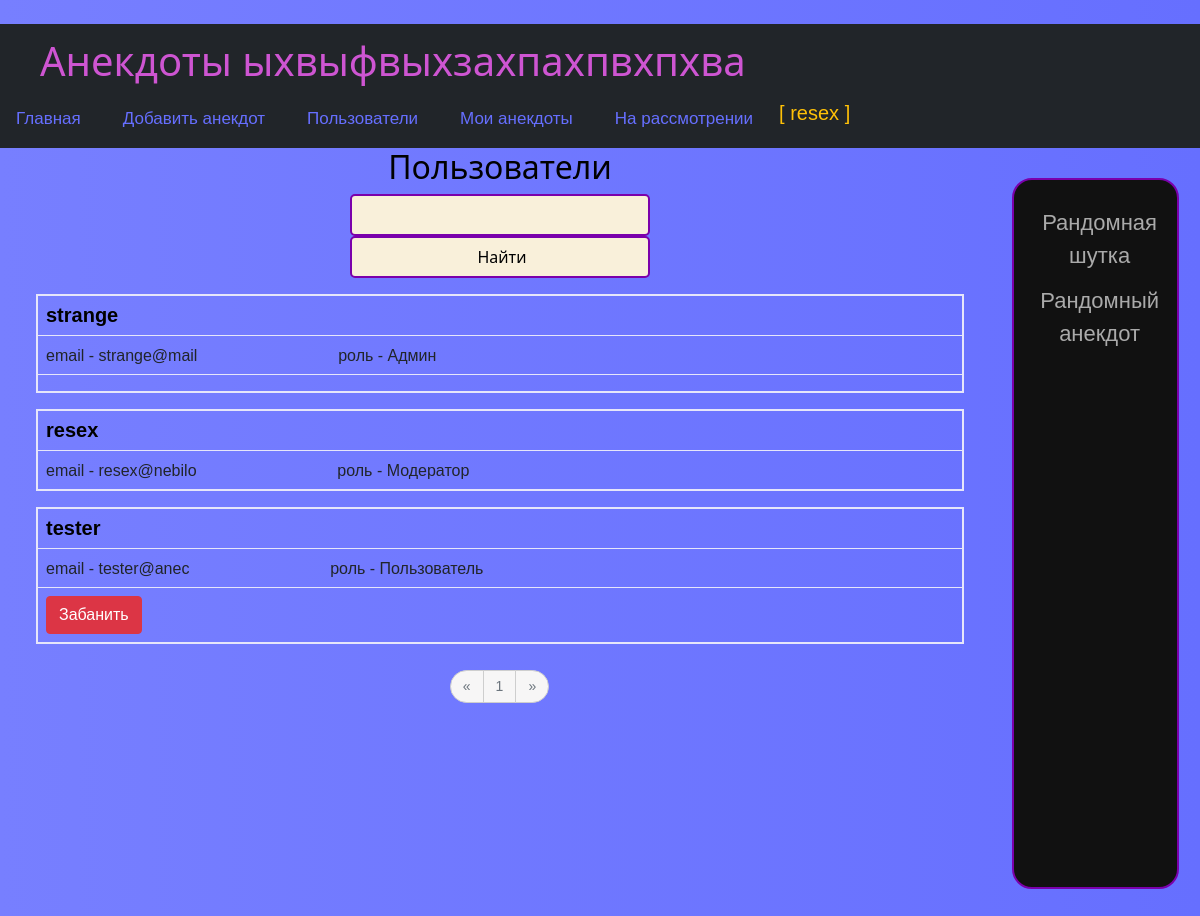
Page /users (signed in) on the committed database.
### data/users.py (models this page shows, shortened)
class User(SqlAlchemyBase, UserMixin, SerializerMixin):
    __tablename__ = 'users'
    id = sqlalchemy.Column(sqlalchemy.Integer, primary_key=True, autoincrement=True)
    nickname = sqlalchemy.Column(sqlalchemy.String, nullable=True)
    email = sqlalchemy.Column(sqlalchemy.String, index=True, unique=True, nullable=True)
    hashed_password = sqlalchemy.Column(sqlalchemy.String, nullable=True)
    rating = sqlalchemy.Column(sqlalchemy.Integer, nullable=True)
    dislikes = sqlalchemy.Column(sqlalchemy.Integer, nullable=True)
    role = sqlalchemy.Column(sqlalchemy.String, nullable=True)
    banned = sqlalchemy.Column(sqlalchemy.Boolean, nullable=True, default=False)
    anecdots = orm.relation("Anecdote", back_populates='user')

### main.py (the view)
@app.route('/users', methods=['GET'])
@app.route('/users/<int:num>', methods=['GET'])
@login_required
def users(num=0):
    name = request.query_string.decode('utf-8')[5:]
    if name:
        users = g.db_sess.query(User).filter(User.nickname.like(f'%{name}%'))
    else:
        users = g.db_sess.query(User)
    count = users.count()
    lenght = count // 5 + (1 if count % 5 else 0)
    if lenght <= 7:
        pages = range(1, lenght + 1)
    else:
        pages = [1]
        pages += [num - 2, num - 1, num, num + 1, num + 2]
        pages += [lenght]
    return render_template("users.html", users=users[num * 5:(num + 1) * 5], current=num, pages=pages, count=lenght,
                           name=name)

### data/db_session.py (called while the page is built)
def create_session() -> Session:
    global __factory
    return __factory()

### main.py (called while the page is built)
@app.before_request
def before_request():
    g.db_sess = db_session.create_session()

@app.teardown_request
def teardown_request(teardown):
    g.db_sess.close()

@login_manager.user_loader
def load_user(user_id):
    return g.db_sess.query(User).get(user_id)

### templates/users.html (shortened to what this page needs)
{% extends "base.html" %}
{% block right %}
<div class="sidenav">
    <a href="/other_jokes">Рандомная шутка</a>
    <a href="/other_anecdotes">Рандомный анекдот</a>
</div>
{% endblock %}
{% block content %}
<h2 align="center" xmlns:border="http://www.w3.org/1999/xhtml" xmlns="http://www.w3.org/1999/html">Пользователи</h2>
<div align="center">
    <form style="width: 300px;">
        <input type="search" name="text">
        <input type="submit" value="Найти">
    </form>
</div>
<div class="container-fluid">
    {% for item in users%}
    <table class="table table-bordered">
        <tr>
            <td><a class="a_link" href="/user/{{ item.id }}" style="font-size:20px; font-weight:bolder;">{{item.nickname}}</a>
            </td>
        </tr>
        <tr>
            <td>
                {% if not current_user.role == 'user' %}
                <a>email - {{item.email}} &emsp;&emsp;&emsp;&emsp;</a>
                <a>&emsp;&emsp;&emsp;&emsp;</a>
                {% endif %}
                {% if item.role == 'moder' %}
                <a>роль - Модератор</a>
                {% elif item.role == 'user' %}
                <a>роль - Пользователь</a>
                {% elif item.role == 'admin' %}
                <a>роль - Админ</a>
                {% endif %}
            </td>
        </tr>
        {% if current_user.is_authenticated and (current_user.role == 'moder' or current_user.role == 'admin') and
        item.id != current_user.id %}
        <td>
            {% if not (item.role == 'admin' or (current_user.role == 'moder' and item.role == 'moder')) %}
            {% if item.banned %}
            <a href="/unban_user/{{ item.id }}" class="btn btn-danger">
                Разбанить
            </a>
            {% else %}
            <a href="/ban_user/{{ item.id }}" class="btn btn-danger">
                Забанить
            </a>
            {% endif %}
            {% endif %}
        </td>
        {% endif %}
    </table>
    {% endfor %}
    <div align="center">
        <ul class="danuas voduv-peksaucub">
            {% if current > 0 %}
            <li><a class="nav-link active" href="/users/{{ current-1 }}?text={{name}}">«</a></li>
            {% else %}
            <li><a class="nav-link disabled" href="/users/{{ current-1 }}?text={{name}}">«</a></li>
            {% endif %}
            {% for i in pages %}
            {% if i == current + 1 %}
            <li><a class="nav-link disabled" href="/users/{{ i-1 }}?text={{name}}">{{ i }}</a></li>
            {% else %}
            <li><a class="nav-link active" href="/users/{{ i-1 }}?text={{name}}">{{ i }}</a></li>
            {% endif %}
            {%endfor %}
            {% if current < count - 1 %}
            <li><a class="nav-link active" href="/users/{{ current+1 }}?text={{name}}">»</a></li>
            {% else %}
            <li><a class="nav-link disabled" href="/users/{{ current+1 }}?text={{name}}">»</a></li>
            {% endif %}
        </ul>
        <br>
    </div>
</div>
{% endblock %}

### templates/base.html (shortened to what this page needs)
﻿<!DOCTYPE html>
<html lang="ru">
<head>
    <link href="https://cdn.jsdelivr.net/npm/bootstrap@5.1.3/dist/css/bootstrap.min.css" rel="stylesheet"
>
    <link rel="stylesheet" type="text/css" href="/static/css/style.css">
    <div class="navbar bg-dark">
        <div class="navbar-brand"><h1>Анекдоты ыхвыфвыхзахпахпвхпхва</h1></div>
        <ul class="nav">
            <il class="a_link1 nav-item "><a class="a_link1 nav-link active" href="/index/0">Главная</a></il>
            {% if current_user.is_authenticated %}
            {% if current_user.banned == False %}
            <il class="a_link1 nav-item"><a class="a_link1 nav-link active" href="/add_anecdote">Добавить анекдот</a>
            </il>
            {% endif %}
            <il class="a_link1 nav-item"><a class="a_link1 nav-link active" href="/users">Пользователи</a></il>
            <il class="a_link1 nav-item"><a class="a_link1 nav-link active" href="/user/{{ current_user.id }}">Мои
                анекдоты</a></il>
            {% if current_user.role == 'moder' or current_user.role == 'admin' %}
            <il class="a_link1 nav-item"><a class="a_link1 nav-link active" href="/moder_bid">На рассмотрении</a></il>
            {% endif %}
            {% endif %}
            {% if current_user.is_authenticated %}
            <a class="a_link1 nav-item text-warning" style="margin-right: 30px; font-size:20px" href="/logout">[ {{
                current_user.nickname }} ]</a>
            {% else %}
            <div>
                <a class="btn btn-primary " href="/register">Зарегистрироваться</a>
                <a class="btn btn-success" style="padding-right: 40px" href="/login">Войти</a>
            </div>
            {% endif %}
        </ul>
    </div>
</head>
<body>
<div class="container-fluid">
    <div class="row">
        <div class="col-md-10 main-block">{% block content %} {% endblock %}</div>
        <div class="col-md-2 left-block" style="margin-top: 10px;">{% block right %} {% endblock %}</div>
    </div>
</div>
</body>
</html>

### static/css/style.css (style rules this page uses)
h2 { color: #000000; text-align: center; }
.main-block { height: 100vh; }
body, html { width: 100vw; height: 150vh; background: linear-gradient(to right, #777fff, #666fff); }
a { color: black; font-family: helvetica; text-decoration: none; }
.a_link1 a { font-family: helvetica; color: #666fff; font-size: 17px; }
.nav-item { padding-left: 0px; padding-right: 10px; }
.table-bordered { border: 2px solid #E6E6FA; }
input { width: 100%; height: 42px; padding-left: 10px; border: 2px solid #7B00AB; border-radius: 5px; outline: none; background: #F9F0DA; color: #000000; }
.danuas { list-style: none; display: inline-block; padding: 0; margin-top: 10px; }
.danuas li { display: inline; text-align: center; }
.danuas a { float: left; display: block; font-size: 14px; text-decoration: none; padding: 5px 12px; color: #fbf8f8; margin-left: -1px; border: 1px solid transparent; line-height: 1.5; }
.voduv-peksaucub li:first-child a { border-radius: 50px 0 0 50px; }
.voduv-peksaucub li:last-child a { border-radius: 0 50px 50px 0; }
.voduv-peksaucub a { border-color: #cecece; color: #929191; background: #f7f6f6; }
.sidenav { height: 90%; width: 95%; background-color: #111111; overflow-x: hidden; border: 2px solid #7B00AB; border-radius: 20px; outline: none; background: #111111; color: #000000; text-align: center; margin-top: 20px; padding-top: 20px; }
.sidenav a { padding: 6px 8px 6px 16px; text-decoration: none; font-size: 22px; color: #aaaaaa; display: block; }

### rows in the picture
User: nickname "resex", email "resex@nebilo", role "роль - Модератор"
User: nickname "strange", email "strange@mail", role "роль - Админ"
User: nickname "tester", email "tester@anec", role "роль - Пользователь"

### other values in the picture
{{ i }} "1"
